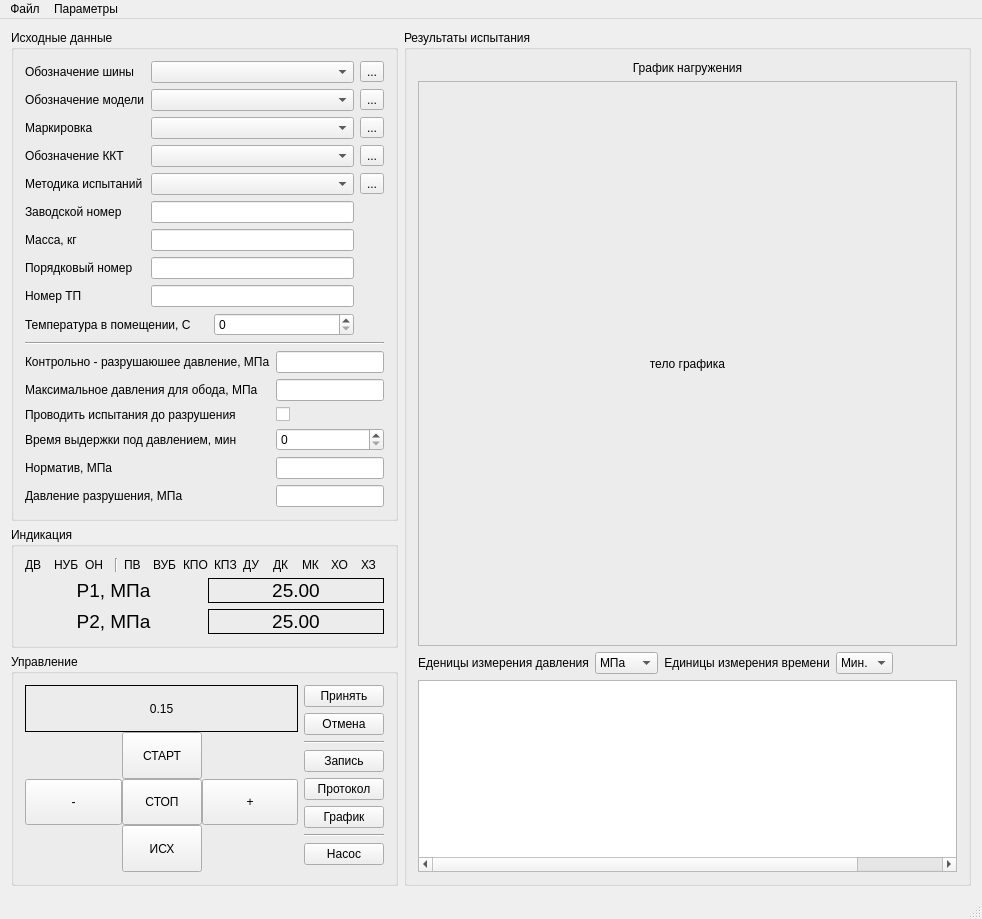
<?xml version="1.0" encoding="UTF-8"?>
<ui version="4.0">
 <class>MainWindow</class>
 <widget class="QMainWindow" name="MainWindow">
  <property name="geometry">
   <rect>
    <x>0</x>
    <y>0</y>
    <width>982</width>
    <height>919</height>
   </rect>
  </property>
  <property name="windowTitle">
   <string>MainWindow</string>
  </property>
  <widget class="QWidget" name="centralWidget">
   <layout class="QHBoxLayout" name="horizontalLayout">
    <item>
     <layout class="QVBoxLayout" name="verticalLayout">
      <property name="sizeConstraint">
       <enum>QLayout::SetMinimumSize</enum>
      </property>
      <item>
       <widget class="QGroupBox" name="InputData">
        <property name="title">
         <string>Исходные данные</string>
        </property>
        <layout class="QGridLayout" name="gridLayout_2">
         <item row="5" column="1" colspan="3">
          <widget class="QLineEdit" name="eManufaktureNumber">
           <property name="sizePolicy">
            <sizepolicy hsizetype="Preferred" vsizetype="Fixed">
             <horstretch>0</horstretch>
             <verstretch>0</verstretch>
            </sizepolicy>
           </property>
          </widget>
         </item>
         <item row="9" column="0" colspan="2">
          <widget class="QLabel" name="lTemperature">
           <property name="text">
            <string>Температура в помещении, С</string>
           </property>
          </widget>
         </item>
         <item row="9" column="2" colspan="2">
          <widget class="QSpinBox" name="eTemperature"/>
         </item>
         <item row="3" column="1" colspan="3">
          <widget class="QComboBox" name="eTitleKKT"/>
         </item>
         <item row="0" column="0">
          <widget class="QLabel" name="lTitleTire">
           <property name="text">
            <string>Обозначение шины</string>
           </property>
          </widget>
         </item>
         <item row="10" column="0" rowspan="2" colspan="5">
          <widget class="Line" name="line">
           <property name="orientation">
            <enum>Qt::Horizontal</enum>
           </property>
          </widget>
         </item>
         <item row="3" column="0">
          <widget class="QLabel" name="lTitleKKT">
           <property name="text">
            <string>Обозначение ККТ</string>
           </property>
          </widget>
         </item>
         <item row="4" column="1" colspan="3">
          <widget class="QComboBox" name="eTestingMethod"/>
         </item>
         <item row="0" column="4">
          <widget class="QToolButton" name="bTitleTire">
           <property name="text">
            <string>...</string>
           </property>
          </widget>
         </item>
         <item row="1" column="0">
          <widget class="QLabel" name="lTitleModel">
           <property name="text">
            <string>Обозначение модели</string>
           </property>
          </widget>
         </item>
         <item row="5" column="0">
          <widget class="QLabel" name="lManufaktureNumber">
           <property name="frameShape">
            <enum>QFrame::NoFrame</enum>
           </property>
           <property name="text">
            <string>Заводской номер</string>
           </property>
          </widget>
         </item>
         <item row="2" column="0">
          <widget class="QLabel" name="lMark">
           <property name="text">
            <string>Маркировка</string>
           </property>
          </widget>
         </item>
         <item row="6" column="0">
          <widget class="QLabel" name="lMass">
           <property name="text">
            <string>Масса, кг</string>
           </property>
          </widget>
         </item>
         <item row="4" column="0">
          <widget class="QLabel" name="lTestingMethod">
           <property name="text">
            <string>Методика испытаний</string>
           </property>
          </widget>
         </item>
         <item row="2" column="1" colspan="3">
          <widget class="QComboBox" name="eMark"/>
         </item>
         <item row="13" column="3" colspan="2">
          <widget class="QLineEdit" name="eMP">
           <property name="sizePolicy">
            <sizepolicy hsizetype="Preferred" vsizetype="Fixed">
             <horstretch>0</horstretch>
             <verstretch>0</verstretch>
            </sizepolicy>
           </property>
          </widget>
         </item>
         <item row="7" column="0">
          <widget class="QLabel" name="lSerialNumber">
           <property name="frameShadow">
            <enum>QFrame::Plain</enum>
           </property>
           <property name="text">
            <string>Порядковый номер</string>
           </property>
          </widget>
         </item>
         <item row="8" column="0">
          <widget class="QLabel" name="lTPNumbet">
           <property name="text">
            <string>Номер ТП</string>
           </property>
          </widget>
         </item>
         <item row="7" column="1" colspan="3">
          <widget class="QLineEdit" name="eSerialNumber">
           <property name="sizePolicy">
            <sizepolicy hsizetype="Preferred" vsizetype="Fixed">
             <horstretch>0</horstretch>
             <verstretch>0</verstretch>
            </sizepolicy>
           </property>
          </widget>
         </item>
         <item row="1" column="1" colspan="3">
          <widget class="QComboBox" name="eTitleModel"/>
         </item>
         <item row="6" column="1" colspan="3">
          <widget class="QLineEdit" name="eMass">
           <property name="sizePolicy">
            <sizepolicy hsizetype="Preferred" vsizetype="Fixed">
             <horstretch>0</horstretch>
             <verstretch>0</verstretch>
            </sizepolicy>
           </property>
          </widget>
         </item>
         <item row="2" column="4">
          <widget class="QToolButton" name="bMark">
           <property name="text">
            <string>...</string>
           </property>
          </widget>
         </item>
         <item row="1" column="4">
          <widget class="QToolButton" name="bTitleModel">
           <property name="text">
            <string>...</string>
           </property>
          </widget>
         </item>
         <item row="0" column="1" colspan="3">
          <widget class="QComboBox" name="eTitleTire"/>
         </item>
         <item row="3" column="4">
          <widget class="QToolButton" name="bTitleKKT">
           <property name="text">
            <string>...</string>
           </property>
          </widget>
         </item>
         <item row="4" column="4">
          <widget class="QToolButton" name="bTestingMethod">
           <property name="text">
            <string>...</string>
           </property>
          </widget>
         </item>
         <item row="14" column="0" colspan="3">
          <widget class="QLabel" name="lTUB">
           <property name="text">
            <string>Проводить испытания до разрушения</string>
           </property>
          </widget>
         </item>
         <item row="8" column="1" colspan="3">
          <widget class="QLineEdit" name="eTPNumbet">
           <property name="sizePolicy">
            <sizepolicy hsizetype="Preferred" vsizetype="Fixed">
             <horstretch>0</horstretch>
             <verstretch>0</verstretch>
            </sizepolicy>
           </property>
          </widget>
         </item>
         <item row="14" column="3" colspan="2">
          <widget class="QCheckBox" name="eTUB">
           <property name="text">
            <string/>
           </property>
           <property name="tristate">
            <bool>false</bool>
           </property>
          </widget>
         </item>
         <item row="13" column="0" colspan="3">
          <widget class="QLabel" name="lMP">
           <property name="text">
            <string>Максимальное давления для обода, МПа</string>
           </property>
          </widget>
         </item>
         <item row="12" column="3" colspan="2">
          <widget class="QLineEdit" name="eCBP">
           <property name="sizePolicy">
            <sizepolicy hsizetype="Preferred" vsizetype="Fixed">
             <horstretch>0</horstretch>
             <verstretch>0</verstretch>
            </sizepolicy>
           </property>
          </widget>
         </item>
         <item row="12" column="0" colspan="3">
          <widget class="QLabel" name="lCBP">
           <property name="text">
            <string>Контрольно - разрушаюшее давление, МПа</string>
           </property>
          </widget>
         </item>
         <item row="15" column="0" colspan="3">
          <widget class="QLabel" name="lTWP">
           <property name="text">
            <string>Время выдержки под давлением, мин</string>
           </property>
          </widget>
         </item>
         <item row="15" column="3" colspan="2">
          <widget class="QSpinBox" name="eTWP"/>
         </item>
         <item row="16" column="3" colspan="2">
          <widget class="QLineEdit" name="eNP">
           <property name="sizePolicy">
            <sizepolicy hsizetype="Preferred" vsizetype="Fixed">
             <horstretch>0</horstretch>
             <verstretch>0</verstretch>
            </sizepolicy>
           </property>
          </widget>
         </item>
         <item row="16" column="0" colspan="3">
          <widget class="QLabel" name="lNP">
           <property name="text">
            <string>Норматив, МПа</string>
           </property>
          </widget>
         </item>
         <item row="17" column="3" colspan="2">
          <widget class="QLineEdit" name="eBP">
           <property name="sizePolicy">
            <sizepolicy hsizetype="Preferred" vsizetype="Fixed">
             <horstretch>0</horstretch>
             <verstretch>0</verstretch>
            </sizepolicy>
           </property>
          </widget>
         </item>
         <item row="17" column="0" colspan="3">
          <widget class="QLabel" name="lBP">
           <property name="text">
            <string>Давление разрушения, МПа</string>
           </property>
          </widget>
         </item>
        </layout>
       </widget>
      </item>
      <item>
       <widget class="QGroupBox" name="Indicators">
        <property name="sizePolicy">
         <sizepolicy hsizetype="Preferred" vsizetype="Fixed">
          <horstretch>0</horstretch>
          <verstretch>0</verstretch>
         </sizepolicy>
        </property>
        <property name="title">
         <string>Индикация</string>
        </property>
        <layout class="QVBoxLayout" name="verticalLayout_5">
         <item>
          <layout class="QHBoxLayout" name="horizontalLayout_2">
           <item>
            <widget class="QLabel" name="label_12">
             <property name="sizePolicy">
              <sizepolicy hsizetype="Preferred" vsizetype="Fixed">
               <horstretch>0</horstretch>
               <verstretch>0</verstretch>
              </sizepolicy>
             </property>
             <property name="text">
              <string>ДВ</string>
             </property>
            </widget>
           </item>
           <item>
            <widget class="QLabel" name="label_11">
             <property name="sizePolicy">
              <sizepolicy hsizetype="Preferred" vsizetype="Fixed">
               <horstretch>0</horstretch>
               <verstretch>0</verstretch>
              </sizepolicy>
             </property>
             <property name="text">
              <string>НУБ</string>
             </property>
            </widget>
           </item>
           <item>
            <widget class="QLabel" name="label_10">
             <property name="sizePolicy">
              <sizepolicy hsizetype="Preferred" vsizetype="Fixed">
               <horstretch>0</horstretch>
               <verstretch>0</verstretch>
              </sizepolicy>
             </property>
             <property name="text">
              <string>ОН</string>
             </property>
            </widget>
           </item>
           <item>
            <widget class="Line" name="line_2">
             <property name="sizePolicy">
              <sizepolicy hsizetype="Fixed" vsizetype="Minimum">
               <horstretch>0</horstretch>
               <verstretch>0</verstretch>
              </sizepolicy>
             </property>
             <property name="orientation">
              <enum>Qt::Vertical</enum>
             </property>
            </widget>
           </item>
           <item>
            <widget class="QLabel" name="label_9">
             <property name="sizePolicy">
              <sizepolicy hsizetype="Preferred" vsizetype="Fixed">
               <horstretch>0</horstretch>
               <verstretch>0</verstretch>
              </sizepolicy>
             </property>
             <property name="text">
              <string>ПВ</string>
             </property>
            </widget>
           </item>
           <item>
            <widget class="QLabel" name="label_8">
             <property name="sizePolicy">
              <sizepolicy hsizetype="Preferred" vsizetype="Fixed">
               <horstretch>0</horstretch>
               <verstretch>0</verstretch>
              </sizepolicy>
             </property>
             <property name="text">
              <string>ВУБ</string>
             </property>
            </widget>
           </item>
           <item>
            <widget class="QLabel" name="label_4">
             <property name="sizePolicy">
              <sizepolicy hsizetype="Preferred" vsizetype="Fixed">
               <horstretch>0</horstretch>
               <verstretch>0</verstretch>
              </sizepolicy>
             </property>
             <property name="text">
              <string>КПО</string>
             </property>
            </widget>
           </item>
           <item>
            <widget class="QLabel" name="label_18">
             <property name="sizePolicy">
              <sizepolicy hsizetype="Preferred" vsizetype="Fixed">
               <horstretch>0</horstretch>
               <verstretch>0</verstretch>
              </sizepolicy>
             </property>
             <property name="text">
              <string>КПЗ</string>
             </property>
            </widget>
           </item>
           <item>
            <widget class="QLabel" name="label_15">
             <property name="sizePolicy">
              <sizepolicy hsizetype="Preferred" vsizetype="Fixed">
               <horstretch>0</horstretch>
               <verstretch>0</verstretch>
              </sizepolicy>
             </property>
             <property name="text">
              <string>ДУ</string>
             </property>
            </widget>
           </item>
           <item>
            <widget class="QLabel" name="label_14">
             <property name="sizePolicy">
              <sizepolicy hsizetype="Preferred" vsizetype="Fixed">
               <horstretch>0</horstretch>
               <verstretch>0</verstretch>
              </sizepolicy>
             </property>
             <property name="text">
              <string>ДК</string>
             </property>
            </widget>
           </item>
           <item>
            <widget class="QLabel" name="label_13">
             <property name="sizePolicy">
              <sizepolicy hsizetype="Preferred" vsizetype="Fixed">
               <horstretch>0</horstretch>
               <verstretch>0</verstretch>
              </sizepolicy>
             </property>
             <property name="text">
              <string>МК</string>
             </property>
            </widget>
           </item>
           <item>
            <widget class="QLabel" name="label_6">
             <property name="sizePolicy">
              <sizepolicy hsizetype="Preferred" vsizetype="Fixed">
               <horstretch>0</horstretch>
               <verstretch>0</verstretch>
              </sizepolicy>
             </property>
             <property name="text">
              <string>ХО</string>
             </property>
            </widget>
           </item>
           <item>
            <widget class="QLabel" name="label_7">
             <property name="sizePolicy">
              <sizepolicy hsizetype="Preferred" vsizetype="Fixed">
               <horstretch>0</horstretch>
               <verstretch>0</verstretch>
              </sizepolicy>
             </property>
             <property name="text">
              <string>ХЗ</string>
             </property>
            </widget>
           </item>
          </layout>
         </item>
         <item>
          <layout class="QGridLayout" name="gridLayout_4">
           <item row="1" column="0">
            <widget class="QLabel" name="label_25">
             <property name="font">
              <font>
               <pointsize>14</pointsize>
              </font>
             </property>
             <property name="text">
              <string>P2, МПа</string>
             </property>
             <property name="alignment">
              <set>Qt::AlignCenter</set>
             </property>
            </widget>
           </item>
           <item row="0" column="1">
            <widget class="QLabel" name="label_24">
             <property name="font">
              <font>
               <pointsize>14</pointsize>
              </font>
             </property>
             <property name="frameShape">
              <enum>QFrame::Box</enum>
             </property>
             <property name="text">
              <string>25.00</string>
             </property>
             <property name="alignment">
              <set>Qt::AlignCenter</set>
             </property>
            </widget>
           </item>
           <item row="1" column="1">
            <widget class="QLabel" name="label_26">
             <property name="font">
              <font>
               <pointsize>14</pointsize>
              </font>
             </property>
             <property name="frameShape">
              <enum>QFrame::Box</enum>
             </property>
             <property name="text">
              <string>25.00</string>
             </property>
             <property name="alignment">
              <set>Qt::AlignCenter</set>
             </property>
            </widget>
           </item>
           <item row="0" column="0">
            <widget class="QLabel" name="label_23">
             <property name="font">
              <font>
               <pointsize>14</pointsize>
              </font>
             </property>
             <property name="text">
              <string>P1, МПа</string>
             </property>
             <property name="alignment">
              <set>Qt::AlignCenter</set>
             </property>
            </widget>
           </item>
          </layout>
         </item>
        </layout>
       </widget>
      </item>
      <item>
       <widget class="QGroupBox" name="Controls">
        <property name="title">
         <string>Управление</string>
        </property>
        <layout class="QHBoxLayout" name="horizontalLayout_3">
         <item>
          <layout class="QGridLayout" name="gridLayout_5">
           <property name="sizeConstraint">
            <enum>QLayout::SetMinimumSize</enum>
           </property>
           <property name="spacing">
            <number>0</number>
           </property>
           <item row="3" column="1">
            <widget class="QPushButton" name="pushButton_2">
             <property name="sizePolicy">
              <sizepolicy hsizetype="Preferred" vsizetype="Preferred">
               <horstretch>0</horstretch>
               <verstretch>0</verstretch>
              </sizepolicy>
             </property>
             <property name="text">
              <string>СТОП</string>
             </property>
            </widget>
           </item>
           <item row="3" column="2">
            <widget class="QToolButton" name="toolButton_8">
             <property name="sizePolicy">
              <sizepolicy hsizetype="Preferred" vsizetype="Preferred">
               <horstretch>0</horstretch>
               <verstretch>0</verstretch>
              </sizepolicy>
             </property>
             <property name="text">
              <string>+</string>
             </property>
            </widget>
           </item>
           <item row="3" column="0">
            <widget class="QToolButton" name="toolButton_7">
             <property name="sizePolicy">
              <sizepolicy hsizetype="Preferred" vsizetype="Preferred">
               <horstretch>0</horstretch>
               <verstretch>0</verstretch>
              </sizepolicy>
             </property>
             <property name="text">
              <string>-</string>
             </property>
            </widget>
           </item>
           <item row="4" column="1">
            <widget class="QPushButton" name="pushButton_5">
             <property name="sizePolicy">
              <sizepolicy hsizetype="Preferred" vsizetype="Preferred">
               <horstretch>0</horstretch>
               <verstretch>0</verstretch>
              </sizepolicy>
             </property>
             <property name="text">
              <string>ИСХ</string>
             </property>
            </widget>
           </item>
           <item row="0" column="0" colspan="3">
            <widget class="QLabel" name="label_28">
             <property name="sizePolicy">
              <sizepolicy hsizetype="Preferred" vsizetype="Preferred">
               <horstretch>0</horstretch>
               <verstretch>0</verstretch>
              </sizepolicy>
             </property>
             <property name="frameShape">
              <enum>QFrame::Panel</enum>
             </property>
             <property name="text">
              <string>0.15</string>
             </property>
             <property name="alignment">
              <set>Qt::AlignCenter</set>
             </property>
            </widget>
           </item>
           <item row="2" column="1">
            <widget class="QPushButton" name="pushButton_4">
             <property name="sizePolicy">
              <sizepolicy hsizetype="Fixed" vsizetype="Preferred">
               <horstretch>0</horstretch>
               <verstretch>0</verstretch>
              </sizepolicy>
             </property>
             <property name="text">
              <string>СТАРТ</string>
             </property>
            </widget>
           </item>
          </layout>
         </item>
         <item>
          <layout class="QVBoxLayout" name="verticalLayout_4">
           <property name="sizeConstraint">
            <enum>QLayout::SetMaximumSize</enum>
           </property>
           <item>
            <widget class="QPushButton" name="pushButton">
             <property name="sizePolicy">
              <sizepolicy hsizetype="Maximum" vsizetype="Fixed">
               <horstretch>0</horstretch>
               <verstretch>0</verstretch>
              </sizepolicy>
             </property>
             <property name="text">
              <string>Принять</string>
             </property>
            </widget>
           </item>
           <item>
            <widget class="QPushButton" name="pushButton_3">
             <property name="sizePolicy">
              <sizepolicy hsizetype="Maximum" vsizetype="Fixed">
               <horstretch>0</horstretch>
               <verstretch>0</verstretch>
              </sizepolicy>
             </property>
             <property name="text">
              <string>Отмена</string>
             </property>
            </widget>
           </item>
           <item>
            <widget class="Line" name="line_3">
             <property name="sizePolicy">
              <sizepolicy hsizetype="Preferred" vsizetype="Fixed">
               <horstretch>0</horstretch>
               <verstretch>0</verstretch>
              </sizepolicy>
             </property>
             <property name="orientation">
              <enum>Qt::Horizontal</enum>
             </property>
            </widget>
           </item>
           <item>
            <widget class="QPushButton" name="pushButton_6">
             <property name="sizePolicy">
              <sizepolicy hsizetype="Maximum" vsizetype="Fixed">
               <horstretch>0</horstretch>
               <verstretch>0</verstretch>
              </sizepolicy>
             </property>
             <property name="text">
              <string>Запись</string>
             </property>
            </widget>
           </item>
           <item>
            <widget class="QPushButton" name="pushButton_7">
             <property name="sizePolicy">
              <sizepolicy hsizetype="Maximum" vsizetype="Fixed">
               <horstretch>0</horstretch>
               <verstretch>0</verstretch>
              </sizepolicy>
             </property>
             <property name="text">
              <string>Протокол</string>
             </property>
            </widget>
           </item>
           <item>
            <widget class="QPushButton" name="pushButton_8">
             <property name="sizePolicy">
              <sizepolicy hsizetype="Maximum" vsizetype="Fixed">
               <horstretch>0</horstretch>
               <verstretch>0</verstretch>
              </sizepolicy>
             </property>
             <property name="text">
              <string>График</string>
             </property>
            </widget>
           </item>
           <item>
            <widget class="Line" name="line_4">
             <property name="sizePolicy">
              <sizepolicy hsizetype="Preferred" vsizetype="Fixed">
               <horstretch>0</horstretch>
               <verstretch>0</verstretch>
              </sizepolicy>
             </property>
             <property name="orientation">
              <enum>Qt::Horizontal</enum>
             </property>
            </widget>
           </item>
           <item>
            <widget class="QPushButton" name="pushButton_9">
             <property name="sizePolicy">
              <sizepolicy hsizetype="Maximum" vsizetype="Fixed">
               <horstretch>0</horstretch>
               <verstretch>0</verstretch>
              </sizepolicy>
             </property>
             <property name="text">
              <string>Насос</string>
             </property>
            </widget>
           </item>
          </layout>
         </item>
        </layout>
       </widget>
      </item>
     </layout>
    </item>
    <item>
     <layout class="QVBoxLayout" name="verticalLayout_2">
      <item>
       <widget class="QGroupBox" name="Results">
        <property name="title">
         <string>Результаты испытания</string>
        </property>
        <layout class="QVBoxLayout" name="verticalLayout_3">
         <property name="sizeConstraint">
          <enum>QLayout::SetDefaultConstraint</enum>
         </property>
         <item>
          <widget class="QLabel" name="label">
           <property name="sizePolicy">
            <sizepolicy hsizetype="Minimum" vsizetype="Maximum">
             <horstretch>0</horstretch>
             <verstretch>0</verstretch>
            </sizepolicy>
           </property>
           <property name="text">
            <string>График нагружения</string>
           </property>
           <property name="alignment">
            <set>Qt::AlignCenter</set>
           </property>
          </widget>
         </item>
         <item>
          <widget class="QLabel" name="Graph">
           <property name="sizePolicy">
            <sizepolicy hsizetype="Expanding" vsizetype="Expanding">
             <horstretch>0</horstretch>
             <verstretch>0</verstretch>
            </sizepolicy>
           </property>
           <property name="autoFillBackground">
            <bool>false</bool>
           </property>
           <property name="frameShape">
            <enum>QFrame::StyledPanel</enum>
           </property>
           <property name="midLineWidth">
            <number>0</number>
           </property>
           <property name="text">
            <string>тело графика</string>
           </property>
           <property name="alignment">
            <set>Qt::AlignCenter</set>
           </property>
          </widget>
         </item>
         <item>
          <layout class="QHBoxLayout" name="horizontalLayout_4">
           <property name="sizeConstraint">
            <enum>QLayout::SetMinimumSize</enum>
           </property>
           <item>
            <widget class="QLabel" name="label_2">
             <property name="sizePolicy">
              <sizepolicy hsizetype="Preferred" vsizetype="Preferred">
               <horstretch>0</horstretch>
               <verstretch>0</verstretch>
              </sizepolicy>
             </property>
             <property name="text">
              <string>Еденицы измерения давления</string>
             </property>
             <property name="alignment">
              <set>Qt::AlignCenter</set>
             </property>
            </widget>
           </item>
           <item>
            <widget class="QComboBox" name="puUnits">
             <item>
              <property name="text">
               <string>МПа</string>
              </property>
             </item>
             <item>
              <property name="text">
               <string>кг/см2</string>
              </property>
             </item>
            </widget>
           </item>
           <item>
            <widget class="QLabel" name="label_3">
             <property name="sizePolicy">
              <sizepolicy hsizetype="Preferred" vsizetype="Preferred">
               <horstretch>0</horstretch>
               <verstretch>0</verstretch>
              </sizepolicy>
             </property>
             <property name="text">
              <string>Единицы измерения времени</string>
             </property>
             <property name="alignment">
              <set>Qt::AlignCenter</set>
             </property>
            </widget>
           </item>
           <item>
            <widget class="QComboBox" name="tuUnits">
             <item>
              <property name="text">
               <string>Мин.</string>
              </property>
             </item>
             <item>
              <property name="text">
               <string>Сек.</string>
              </property>
             </item>
            </widget>
           </item>
           <item>
            <spacer name="horizontalSpacer">
             <property name="orientation">
              <enum>Qt::Horizontal</enum>
             </property>
             <property name="sizeHint" stdset="0">
              <size>
               <width>40</width>
               <height>20</height>
              </size>
             </property>
            </spacer>
           </item>
          </layout>
         </item>
         <item>
          <widget class="QTableWidget" name="ResultsData">
           <property name="sizePolicy">
            <sizepolicy hsizetype="Preferred" vsizetype="Maximum">
             <horstretch>0</horstretch>
             <verstretch>0</verstretch>
            </sizepolicy>
           </property>
           <attribute name="horizontalHeaderVisible">
            <bool>false</bool>
           </attribute>
           <attribute name="horizontalHeaderCascadingSectionResizes">
            <bool>false</bool>
           </attribute>
           <attribute name="horizontalHeaderDefaultSectionSize">
            <number>100</number>
           </attribute>
           <attribute name="horizontalHeaderShowSortIndicator" stdset="0">
            <bool>true</bool>
           </attribute>
           <attribute name="horizontalHeaderStretchLastSection">
            <bool>false</bool>
           </attribute>
           <column>
            <property name="text">
             <string>Дата изготовления</string>
            </property>
           </column>
           <column>
            <property name="text">
             <string>Номер</string>
            </property>
           </column>
           <column>
            <property name="text">
             <string>Методика испытания</string>
            </property>
           </column>
           <column>
            <property name="text">
             <string>Норм. значение</string>
            </property>
           </column>
           <column>
            <property name="text">
             <string>Данные испытания</string>
            </property>
           </column>
           <column>
            <property name="text">
             <string>Температура в помещении</string>
            </property>
           </column>
          </widget>
         </item>
        </layout>
       </widget>
      </item>
     </layout>
    </item>
   </layout>
  </widget>
  <widget class="QMenuBar" name="menuBar">
   <property name="geometry">
    <rect>
     <x>0</x>
     <y>0</y>
     <width>982</width>
     <height>19</height>
    </rect>
   </property>
   <widget class="QMenu" name="menu">
    <property name="title">
     <string>Файл</string>
    </property>
    <addaction name="action"/>
    <addaction name="a_avia"/>
    <addaction name="separator"/>
    <addaction name="a_exit"/>
    <addaction name="a_proto"/>
   </widget>
   <widget class="QMenu" name="menu_2">
    <property name="title">
     <string>Параметры</string>
    </property>
    <addaction name="action_5"/>
    <addaction name="a_options"/>
    <addaction name="separator"/>
    <addaction name="a_users"/>
   </widget>
   <addaction name="menu"/>
   <addaction name="menu_2"/>
  </widget>
  <widget class="QStatusBar" name="statusBar"/>
  <action name="action">
   <property name="text">
    <string>Авто</string>
   </property>
  </action>
  <action name="a_avia">
   <property name="text">
    <string>Авиа</string>
   </property>
  </action>
  <action name="a_exit">
   <property name="text">
    <string>Выход</string>
   </property>
  </action>
  <action name="action_5">
   <property name="text">
    <string>Установить связь</string>
   </property>
  </action>
  <action name="a_options">
   <property name="text">
    <string>Опции</string>
   </property>
  </action>
  <action name="a_users">
   <property name="text">
    <string>Пользователи</string>
   </property>
  </action>
  <action name="a_proto">
   <property name="text">
    <string>Протокол испытания</string>
   </property>
  </action>
 </widget>
 <layoutdefault spacing="6" margin="11"/>
 <resources/>
 <connections>
  <connection>
   <sender>a_exit</sender>
   <signal>triggered()</signal>
   <receiver>MainWindow</receiver>
   <slot>close()</slot>
   <hints>
    <hint type="sourcelabel">
     <x>-1</x>
     <y>-1</y>
    </hint>
    <hint type="destinationlabel">
     <x>490</x>
     <y>459</y>
    </hint>
   </hints>
  </connection>
 </connections>
</ui>
